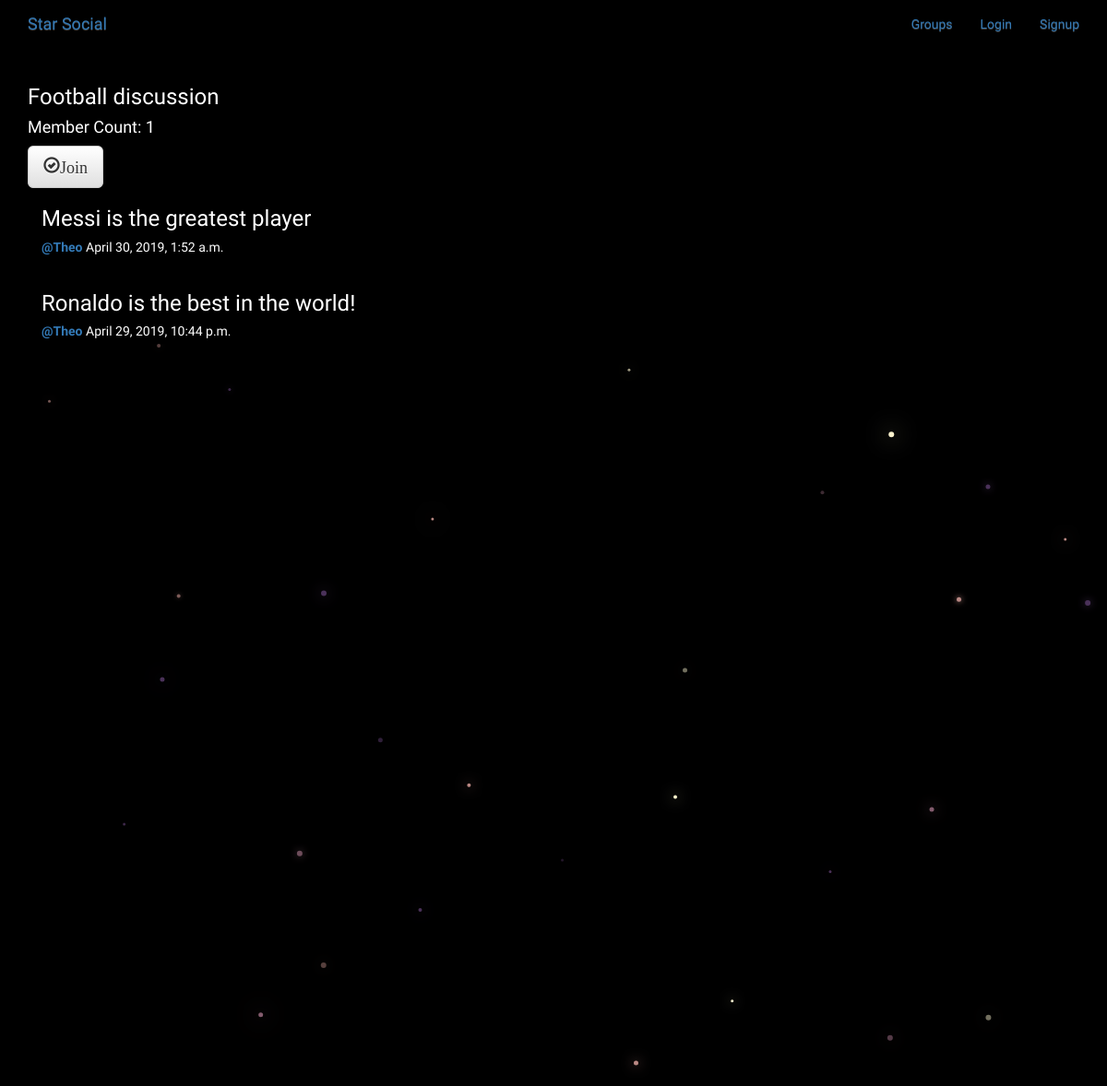
/groups/posts/in/football-discussion/, run on the app's committed database.
### groups/models.py (models this page shows, shortened)
class Group(models.Model):
    name = models.CharField(max_length=255, unique=True)
    slug = models.SlugField(allow_unicode=True, unique=True)
    description = models.TextField(blank=True, default='')
    description_html = models.TextField(editable=False, default='', blank=True)
    members = models.ManyToManyField(User,through="GroupMember")
    class Meta:
        ordering = ["name"]

### posts/models.py (models this page shows, shortened)
class Post(models.Model):
    user = models.ForeignKey(User, related_name='posts', on_delete = models.CASCADE)
    created_at = models.DateTimeField(auto_now=True)
    message = models.TextField()
    message_html = models.TextField(editable=False)
    group = models.ForeignKey(Group, related_name='posts', null=True,blank=True,on_delete=models.CASCADE)
    class Meta:
        ordering = ['-created_at']
        unique_together = ['user', 'message']

### groups/views.py (the view)
# urls.py: url(r'posts/in/(?P<slug>[-\w]+)/$', views.SingleGroup.as_view(), name='single'),
class SingleGroup(generic.DetailView):   #detail of a group
    model = Group

### groups/templates/groups/group_detail.html
{% extends "groups/group_base.html" %}
{% block pregroup %}
<h3>{{group.name}}</h3>
<h4>Member Count: {{group.members.count}}</h4>
<div class="content">
  {% if user in group.members.all %}
    <a href="{%url 'groups:leave' slug=group.slug%}"
       class='btn btn-lg btn-fill btn-warning'><span
       class='glyphicon glyphicon-remove-circle'>Leave</span></a>
    {% else %}
    <a href="{%url 'groups:join' slug=group.slug%}"
       class='btn btn-lg btn-fill btn-default'><span
       class='glyphicon glyphicon-ok-circle'>Join</span></a>
  {% endif %}
</div>
{% endblock %}
{% block group_content %}
<div class="col-md-8">
  {% if group.posts.count == 0 %}
    <h2>No posts in this group yet!</h2>
  {% else %}
    {% for post in group.posts.all %}
      {% include "posts/_post.html" %}
    {% endfor %}
  {% endif %}
</div>
{% endblock %}

### posts/templates/posts/_post.html (shortened to what this page needs)
<div class="post media">
  <h3>{{post.message_html|safe}}</h3>
  <div class="media-body">
    <h5 class='media-heading'>
    <span class='username'><a href="{% url 'posts:for_user' username=post.user.username %}"><strong>@{{post.user.username}}</strong></a></span>
    <time class='time'>
      {{post.created_at}}
    </time>
    </h5>
  </div>
</div>

### static/simplesocial/css/master.css (style rules this page uses)
body { margin:0; overflow:hidden; background-color: black; color:white; font-family: 'Pangolin', cursive; }

### data on the page
Group: name "Football discussion", members.count "1"
Post: message_html "Messi is the greatest player", user.username "Theo", created_at "April 30, 2019, 1:52 a.m."
Post: message_html "Ronaldo is the best in the world!", user.username "Theo", created_at "April 29, 2019, 10:44 p.m."
